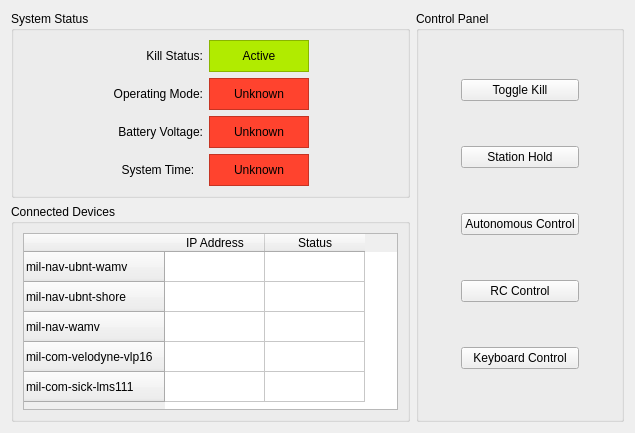
<?xml version="1.0" encoding="UTF-8"?>
<ui version="4.0">
 <class>dashboard_widget</class>
 <widget class="QWidget" name="dashboard_widget">
  <property name="geometry">
   <rect>
    <x>0</x>
    <y>0</y>
    <width>635</width>
    <height>427</height>
   </rect>
  </property>
  <property name="minimumSize">
   <size>
    <width>0</width>
    <height>0</height>
   </size>
  </property>
  <property name="maximumSize">
   <size>
    <width>16777215</width>
    <height>16777215</height>
   </size>
  </property>
  <property name="windowTitle">
   <string>Dashboard</string>
  </property>
  <layout class="QHBoxLayout" name="horizontalLayout">
   <item>
    <layout class="QVBoxLayout" name="vertical_layout_1">
     <item>
      <widget class="QGroupBox" name="system_status_group">
       <property name="title">
        <string>System Status</string>
       </property>
       <layout class="QGridLayout" name="gridLayout_3">
        <item row="0" column="0">
         <spacer name="horizontal_spacer_1">
          <property name="orientation">
           <enum>Qt::Horizontal</enum>
          </property>
          <property name="sizeHint" stdset="0">
           <size>
            <width>40</width>
            <height>20</height>
           </size>
          </property>
         </spacer>
        </item>
        <item row="0" column="1">
         <layout class="QGridLayout" name="grid_layout_1">
          <item row="3" column="2">
           <widget class="QFrame" name="operating_mode_frame">
            <property name="minimumSize">
             <size>
              <width>100</width>
              <height>32</height>
             </size>
            </property>
            <property name="maximumSize">
             <size>
              <width>100</width>
              <height>32</height>
             </size>
            </property>
            <property name="styleSheet">
             <string notr="true">QWidget {background-color:#FF432E;}</string>
            </property>
            <property name="frameShape">
             <enum>QFrame::StyledPanel</enum>
            </property>
            <property name="frameShadow">
             <enum>QFrame::Raised</enum>
            </property>
            <layout class="QGridLayout" name="gridLayout_6">
             <item row="0" column="0">
              <widget class="QLabel" name="operating_mode_status">
               <property name="text">
                <string>Unknown</string>
               </property>
               <property name="alignment">
                <set>Qt::AlignCenter</set>
               </property>
              </widget>
             </item>
            </layout>
           </widget>
          </item>
          <item row="2" column="1">
           <widget class="QLabel" name="kill_status_label">
            <property name="text">
             <string>Kill Status:</string>
            </property>
            <property name="alignment">
             <set>Qt::AlignRight|Qt::AlignTrailing|Qt::AlignVCenter</set>
            </property>
           </widget>
          </item>
          <item row="2" column="2">
           <widget class="QFrame" name="kill_status_frame">
            <property name="minimumSize">
             <size>
              <width>100</width>
              <height>32</height>
             </size>
            </property>
            <property name="maximumSize">
             <size>
              <width>100</width>
              <height>32</height>
             </size>
            </property>
            <property name="styleSheet">
             <string notr="true">QWidget {background-color:#B1EB00;}</string>
            </property>
            <property name="frameShape">
             <enum>QFrame::StyledPanel</enum>
            </property>
            <property name="frameShadow">
             <enum>QFrame::Raised</enum>
            </property>
            <layout class="QGridLayout" name="gridLayout_7">
             <item row="0" column="0">
              <widget class="QLabel" name="kill_status_status">
               <property name="text">
                <string>Active</string>
               </property>
               <property name="alignment">
                <set>Qt::AlignCenter</set>
               </property>
              </widget>
             </item>
            </layout>
           </widget>
          </item>
          <item row="4" column="1">
           <widget class="QLabel" name="battery_voltage_label">
            <property name="text">
             <string>Battery Voltage:</string>
            </property>
            <property name="alignment">
             <set>Qt::AlignRight|Qt::AlignTrailing|Qt::AlignVCenter</set>
            </property>
           </widget>
          </item>
          <item row="4" column="2">
           <widget class="QFrame" name="battery_voltage_frame">
            <property name="minimumSize">
             <size>
              <width>100</width>
              <height>32</height>
             </size>
            </property>
            <property name="maximumSize">
             <size>
              <width>100</width>
              <height>32</height>
             </size>
            </property>
            <property name="styleSheet">
             <string notr="true">QWidget {background-color:#FF432E;}</string>
            </property>
            <property name="frameShape">
             <enum>QFrame::StyledPanel</enum>
            </property>
            <property name="frameShadow">
             <enum>QFrame::Raised</enum>
            </property>
            <layout class="QGridLayout" name="gridLayout_5">
             <item row="0" column="0">
              <widget class="QLabel" name="battery_voltage_status">
               <property name="text">
                <string>Unknown</string>
               </property>
               <property name="alignment">
                <set>Qt::AlignCenter</set>
               </property>
              </widget>
             </item>
            </layout>
           </widget>
          </item>
          <item row="3" column="1">
           <widget class="QLabel" name="operating_mode_label">
            <property name="text">
             <string>Operating Mode:</string>
            </property>
            <property name="alignment">
             <set>Qt::AlignRight|Qt::AlignTrailing|Qt::AlignVCenter</set>
            </property>
           </widget>
          </item>
          <item row="5" column="1">
           <widget class="QLabel" name="system_time_label">
            <property name="text">
             <string>System Time:</string>
            </property>
            <property name="alignment">
             <set>Qt::AlignCenter</set>
            </property>
           </widget>
          </item>
          <item row="5" column="2">
           <widget class="QFrame" name="system_time_frame">
            <property name="sizePolicy">
             <sizepolicy hsizetype="Preferred" vsizetype="Preferred">
              <horstretch>100</horstretch>
              <verstretch>32</verstretch>
             </sizepolicy>
            </property>
            <property name="minimumSize">
             <size>
              <width>100</width>
              <height>32</height>
             </size>
            </property>
            <property name="maximumSize">
             <size>
              <width>100</width>
              <height>32</height>
             </size>
            </property>
            <property name="styleSheet">
             <string notr="true">QWidget {background-color:#FF432E;}</string>
            </property>
            <property name="frameShape">
             <enum>QFrame::StyledPanel</enum>
            </property>
            <property name="frameShadow">
             <enum>QFrame::Raised</enum>
            </property>
            <layout class="QGridLayout" name="gridLayout">
             <item row="0" column="0">
              <widget class="QLabel" name="system_time_status">
               <property name="text">
                <string>Unknown</string>
               </property>
               <property name="alignment">
                <set>Qt::AlignCenter</set>
               </property>
              </widget>
             </item>
            </layout>
           </widget>
          </item>
         </layout>
        </item>
        <item row="0" column="2">
         <spacer name="horizontal_spacer_2">
          <property name="orientation">
           <enum>Qt::Horizontal</enum>
          </property>
          <property name="sizeHint" stdset="0">
           <size>
            <width>40</width>
            <height>20</height>
           </size>
          </property>
         </spacer>
        </item>
       </layout>
      </widget>
     </item>
     <item>
      <widget class="QGroupBox" name="connected_devices_group">
       <property name="title">
        <string>Connected Devices</string>
       </property>
       <layout class="QGridLayout" name="gridLayout_4">
        <item row="0" column="0">
         <widget class="QTableWidget" name="device_table">
          <property name="enabled">
           <bool>true</bool>
          </property>
          <property name="minimumSize">
           <size>
            <width>375</width>
            <height>177</height>
           </size>
          </property>
          <property name="maximumSize">
           <size>
            <width>375</width>
            <height>16777215</height>
           </size>
          </property>
          <property name="verticalScrollBarPolicy">
           <enum>Qt::ScrollBarAsNeeded</enum>
          </property>
          <property name="horizontalScrollBarPolicy">
           <enum>Qt::ScrollBarAlwaysOff</enum>
          </property>
          <property name="editTriggers">
           <set>QAbstractItemView::NoEditTriggers</set>
          </property>
          <property name="dragDropOverwriteMode">
           <bool>false</bool>
          </property>
          <row>
           <property name="text">
            <string>mil-nav-ubnt-wamv</string>
           </property>
          </row>
          <row>
           <property name="text">
            <string>mil-nav-ubnt-shore</string>
           </property>
          </row>
          <row>
           <property name="text">
            <string>mil-nav-wamv</string>
           </property>
          </row>
          <row>
           <property name="text">
            <string>mil-com-velodyne-vlp16</string>
           </property>
          </row>
          <row>
           <property name="text">
            <string>mil-com-sick-lms111</string>
           </property>
          </row>
          <column>
           <property name="text">
            <string>IP Address</string>
           </property>
          </column>
          <column>
           <property name="text">
            <string>Status</string>
           </property>
          </column>
         </widget>
        </item>
       </layout>
      </widget>
     </item>
    </layout>
   </item>
   <item>
    <layout class="QHBoxLayout" name="horizontal_layout_1">
     <item>
      <widget class="QGroupBox" name="control_panel_group">
       <property name="title">
        <string>Control Panel</string>
       </property>
       <layout class="QGridLayout" name="gridLayout_8">
        <item row="0" column="1">
         <widget class="QPushButton" name="toggle_kill_button">
          <property name="text">
           <string>Toggle Kill</string>
          </property>
         </widget>
        </item>
        <item row="2" column="1">
         <widget class="QPushButton" name="station_hold_button">
          <property name="text">
           <string>Station Hold</string>
          </property>
         </widget>
        </item>
        <item row="4" column="1">
         <widget class="QPushButton" name="rc_control_button">
          <property name="text">
           <string>RC Control</string>
          </property>
         </widget>
        </item>
        <item row="6" column="1">
         <widget class="QPushButton" name="keyboard_control_button">
          <property name="text">
           <string>Keyboard Control</string>
          </property>
         </widget>
        </item>
        <item row="3" column="1">
         <widget class="QPushButton" name="autonomous_control_button">
          <property name="text">
           <string>Autonomous Control</string>
          </property>
         </widget>
        </item>
        <item row="3" column="2">
         <spacer name="horizontalSpacer">
          <property name="orientation">
           <enum>Qt::Horizontal</enum>
          </property>
          <property name="sizeHint" stdset="0">
           <size>
            <width>40</width>
            <height>20</height>
           </size>
          </property>
         </spacer>
        </item>
        <item row="3" column="0">
         <spacer name="horizontalSpacer_2">
          <property name="orientation">
           <enum>Qt::Horizontal</enum>
          </property>
          <property name="sizeHint" stdset="0">
           <size>
            <width>40</width>
            <height>20</height>
           </size>
          </property>
         </spacer>
        </item>
       </layout>
      </widget>
     </item>
    </layout>
   </item>
  </layout>
 </widget>
 <resources/>
 <connections/>
</ui>
